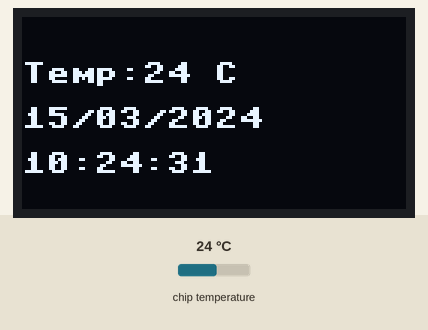
A program run on a simulated Raspberry Pi Pico running MicroPython. Shown: 128×64 one-colour display. The inputs (shaded band) are chosen by the test bench; at power-on: chip temperature 24 °C. The clock reads 2024-03-15 10:24:30 at power-on unless the program sets it; what the program prints to the serial console is not drawn.

Above: at 1.2 s.
1.3 s: chip temperature set to 1 °C
At 2.9 s:
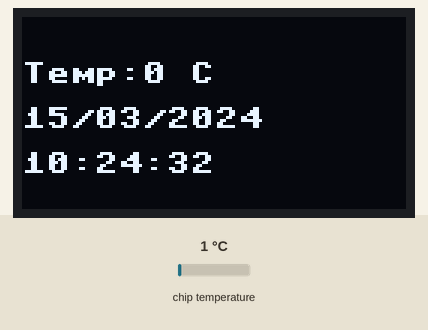
4.6 s: chip temperature set to 11 °C
At 5.9 s:
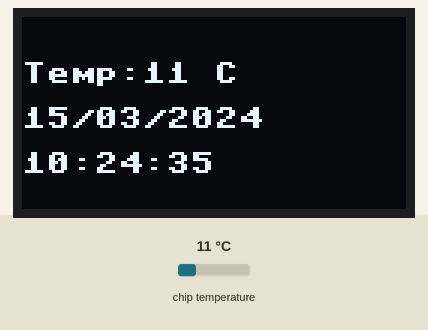
7.7 s: chip temperature set to 22 °C
At 8.7 s:
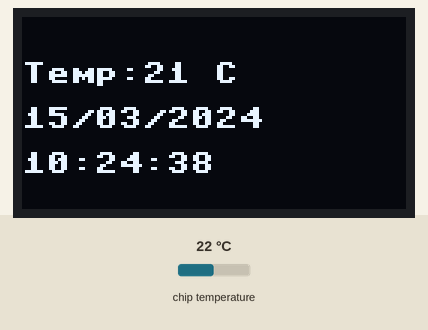
Timing chart, 0 to 10.7 s (numbered marks = the images above; inputs shaded):
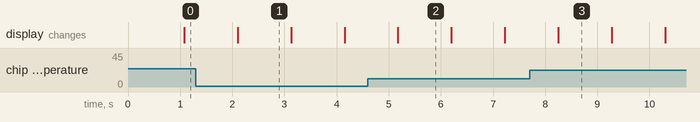

Measured:
- what the display in image 2 shows lasts 1.0 s, from 5.2 s to 6.2 s

The program:

Example_1.py
```python
#connected to laptop
#no DS3231 real time clock module
#date time comes from the laptop

from machine import Pin, I2C, RTC, ADC
from time import sleep
from ssd1306 import SSD1306_I2C


#set up oled
WIDTH = 128
HEIGHT = 64
i2c=I2C(0, scl = Pin(17), sda=Pin(16),freq=400000)
oled = SSD1306_I2C(WIDTH, HEIGHT, i2c)
oled.rotate(True)

rtc = RTC()

# --- Onboard temperature sensor ---
temp_sensor = ADC(4)
conversion_factor = 3.3 / 65535

while True:
        #rtc.datetime() gives us the date time in a tuple like this
        #my_tuple = (2026, 1, 2, 4, 14, 30, 0, 0)
        print(rtc.datetime())
        year, month, day, weekday, hour, minute, second, _ = rtc.datetime()
        date_str = f"{day:02d}/{month:02d}/{year}"
        time_str = f"{hour:02d}:{minute:02d}:{second:02d}"

        # Read temperature
        reading = temp_sensor.read_u16()  #Temperature → Sensor voltage → ADC → 16-bit number
        voltage = reading * conversion_factor
        temp = 27 - (voltage - 0.706) / 0.001721
        temperature = f"Temp:{int(temp)} C"

        oled.fill(0)

        oled.text(temperature , 0, 15)
        oled.text(date_str , 0, 30)
        oled.text(time_str , 0, 45)


        oled.show()

        sleep(1)
```
